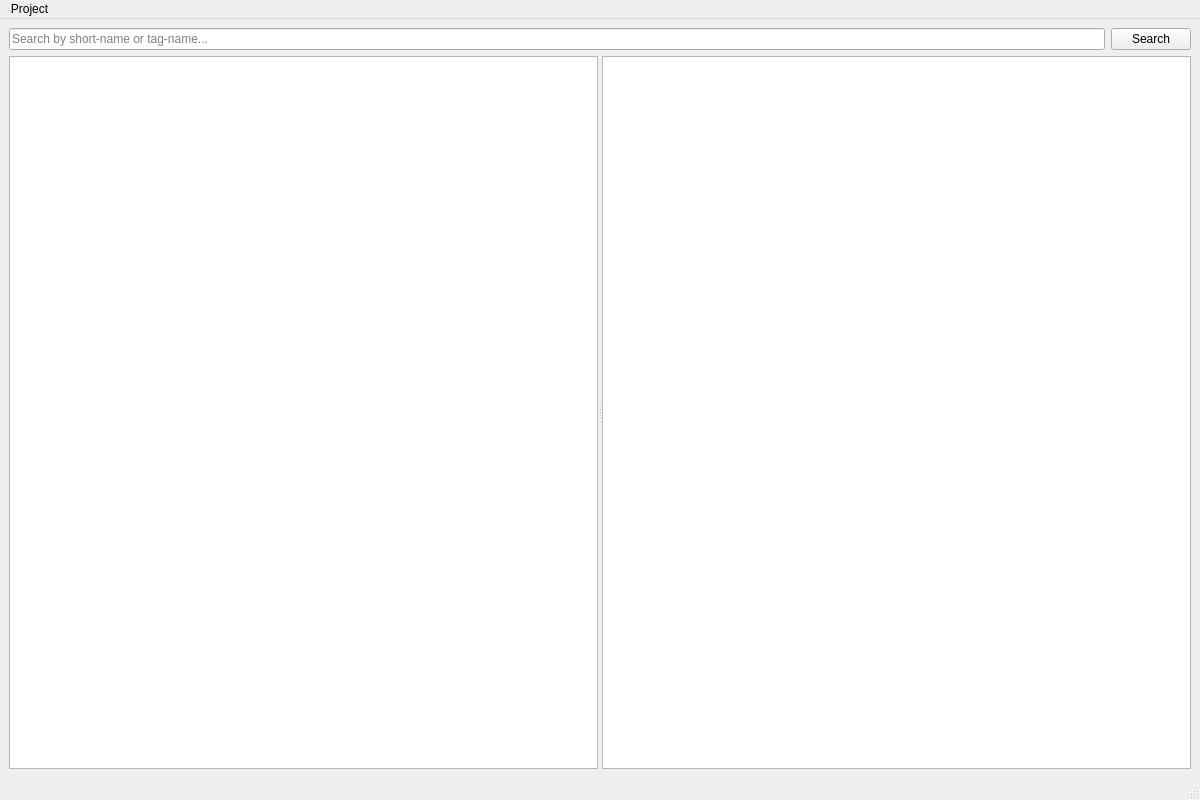
<?xml version="1.0" encoding="UTF-8"?>
<ui version="4.0">
 <class>MainWindow</class>
 <widget class="QMainWindow" name="MainWindow">
  <property name="geometry">
   <rect><x>0</x><y>0</y><width>1200</width><height>800</height></rect>
  </property>
  <property name="windowTitle">
   <string>ARXML Viewer Pro</string>
  </property>

  <widget class="QWidget" name="centralwidget">
   <layout class="QVBoxLayout" name="verticalLayout" stretch="0,1">
    <item>
     <layout class="QHBoxLayout" name="searchLayout">
      <item>
       <widget class="QLineEdit" name="searchInput">
        <property name="placeholderText">
         <string>Search by short-name or tag-name...</string>
        </property>
        <property name="minimumHeight"><number>32</number></property>
       </widget>
      </item>
      <item>
       <widget class="QPushButton" name="searchButton">
        <property name="text"><string>Search</string></property>
        <property name="minimumHeight"><number>32</number></property>
       </widget>
      </item>
     </layout>
    </item>
    <item>
     <widget class="QSplitter" name="splitter">
      <property name="orientation">
       <enum>Qt::Horizontal</enum>
      </property>
      <widget class="QTreeView" name="fileTree"/>
      <widget class="QTreeView" name="arxmlTree"/>
     </widget>
    </item>
   </layout>
  </widget>

  <widget class="QMenuBar" name="menubar">
   <property name="geometry">
    <rect><x>0</x><y>0</y><width>1200</width><height>25</height></rect>
   </property>
   <widget class="QMenu" name="menuFile">
    <property name="title"><string>Project</string></property>
    <addaction name="actionOpen"/>
    <addaction name="actionRefresh"/>
    <addaction name="separator"/>
    <addaction name="actionExit"/>
   </widget>
   <addaction name="menuFile"/>
  </widget>

  <widget class="QStatusBar" name="statusbar"/>

  <action name="actionOpen">
   <property name="text"><string>Open Folder...</string></property>
   <property name="shortcut"><string>Ctrl+O</string></property>
  </action>
  <action name="actionRefresh">
   <property name="text"><string>Refresh</string></property>
   <property name="shortcut"><string>F5</string></property>
  </action>
  <action name="actionExit">
   <property name="text"><string>Exit</string></property>
   <property name="shortcut"><string>Ctrl+Q</string></property>
  </action>
 </widget>
 <resources/>
</ui>
